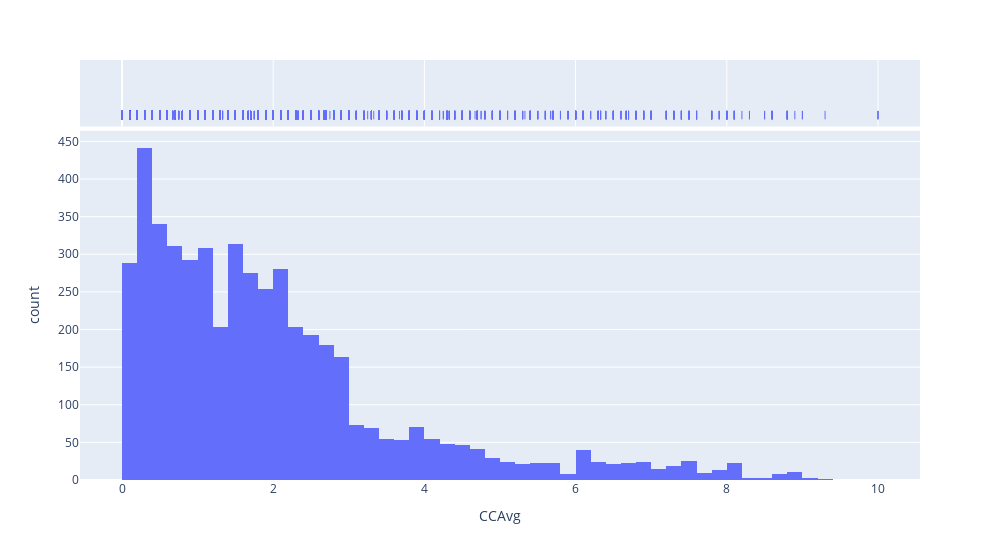

Notebook code cell kept with this figure:
### Code cell
# Checking distribution of CC Average
fig = px.histogram(df, x='CCAvg', marginal='rug', width=1000)
fig.show()

### Figure 1 — Plotly figure (JSON) as saved in the notebook; plotly's stock layout.template omitted (floating-point values rounded to 4 significant figures; data arrays with more than 128 entries replaced by an {"elided": "..."} marker saying what was removed)
{"data": [{"alignmentgroup": "True", "bingroup": "x", "hovertemplate": "CCAvg=%{x}<br>count=%{y}<extra></extra>", "legendgroup": "", "marker": {"color": "#636efa"}, "name": "", "offsetgroup": "", "orientation": "v", "showlegend": false, "type": "histogram", "x": {"elided": "4947 float values"}, "xaxis": "x", "yaxis": "y"}, {"alignmentgroup": "True", "boxpoints": "all", "fillcolor": "rgba(255,255,255,0)", "hoveron": "points", "hovertemplate": "CCAvg=%{x}<extra></extra>", "jitter": 0, "legendgroup": "", "line": {"color": "rgba(255,255,255,0)"}, "marker": {"color": "#636efa", "symbol": "line-ns-open"}, "name": "", "offsetgroup": "", "showlegend": false, "type": "box", "x": {"elided": "4947 float values"}, "xaxis": "x2", "yaxis": "y2"}], "layout": {"barmode": "relative", "legend": {"tracegroupgap": 0}, "margin": {"t": 60}, "width": 1000, "xaxis": {"anchor": "y", "domain": [0, 1], "title": {"text": "CCAvg"}}, "xaxis2": {"anchor": "y2", "domain": [0, 1], "matches": "x", "showgrid": true, "showticklabels": false}, "yaxis": {"anchor": "x", "domain": [0, 0.8316], "title": {"text": "count"}}, "yaxis2": {"anchor": "x2", "domain": [0.8416, 1], "matches": "y2", "showgrid": false, "showline": false, "showticklabels": false, "ticks": ""}}}
